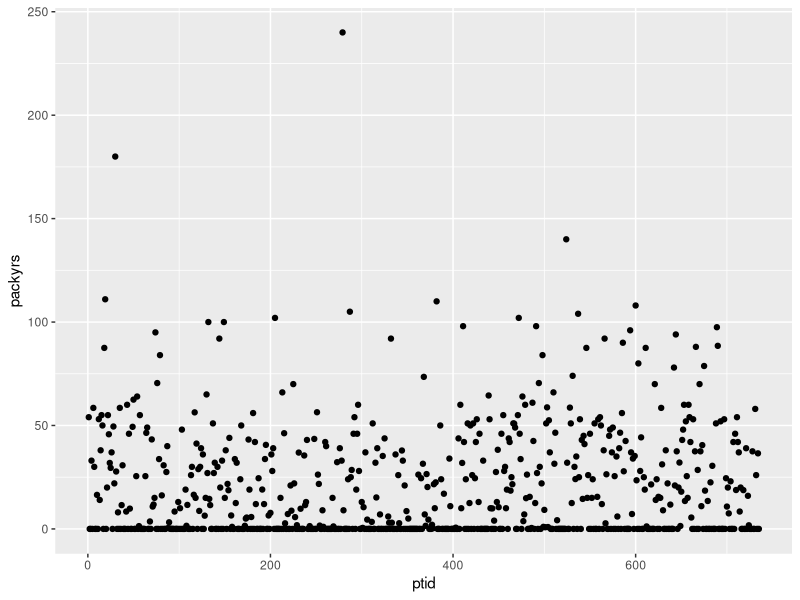

The R source for this figure:
## ---- chunk 1
library(ggplot2)
## ---- chunk 2
mri <- read.table("data/mri.txt",header=TRUE) 
#str(mri)
## ---- chunk 3
library(dplyr)
mri%>%group_by(ptid) %>% summarise(count=n()) %>% arrange(desc(count)) %>% tail()
#mri%>%group_by(ptid) %>% summarise(count=n()) %>% arrange(desc(count))
## ---- chunk 4
mri%>%filter(is.na(packyrs))
## ---- chunk 5
mri%>% group_by(death)%>%summarise(groups=n()) %>% View()
## ---- chunk 6
mri%>% ggplot() + geom_point(aes(ptid,packyrs))
## ---- chunk 7
mri%>% filter(!is.na(packyrs) & (packyrs > 10 & packyrs <= 25 ))  %>% tally()

mri%>% filter(!is.na(packyrs) & (packyrs > 10 & packyrs <= 25  )) %>% 
  summarise(meanag=mean(age),minag=min(age),maxag=max(age),stdage=sd(age),meanwt=mean(weight),minwt=min(weight),maxwt=max(weight),stdwt=sd(weight))

mri%>% filter(!is.na(packyrs) & (packyrs > 10 & packyrs <= 25  )) %>% group_by(male)  %>% summarise(mg=n())

mri%>% filter(!is.na(packyrs) & (packyrs > 10 & packyrs <= 25  )) %>% group_by(stroke)  %>% summarise(ms=n())

mri%>% filter(!is.na(packyrs) & (packyrs > 10 & packyrs <= 25 )) %>% group_by(chf)  %>% summarise(mchf=n())

mri%>% filter(!is.na(packyrs) & (packyrs > 10 & packyrs <= 25  )) %>% group_by(chd)  %>% summarise(mchd=n())

mri%>% filter(!is.na(packyrs) & (packyrs > 10 & packyrs <= 25 )) %>% group_by(death)  %>% summarise(mcdt=n())


## ---- chunk 8
mri%>% filter(!is.na(packyrs) & (packyrs ==0 )) %>% group_by(death) %>% summarise(count= n()) 

# Death by 5(0) - get the average pack years
# Alive by 5(1) - get the average pack years

# *Groups - 0 (thru the study) 1(not thru the study) 
t.test(mri[!is.na(mri$packyrs)  & (mri$death ==1),]$packyrs,mri[!is.na(mri$packyrs) &  (mri$death ==0),]$packyrs)
var.test(mri[!is.na(mri$packyrs)  & (mri$death ==1),]$packyrs,mri[!is.na(mri$packyrs)  & (mri$death ==0),]$packyrs,ratio=1,alternative = "two.sided",conf.level = 0.95)

#data:  mri[!is.na(mri$packyrs) & (mri$death == 1), ]$packyrs and mri[!is.na(mri$packyrs) & #(mri$death == 0), ]$packyrs
#t = 2.8715, df = 160.2, p-value = 0.004639
#alternative hypothesis: true difference in means is not equal to 0
#95 percent confidence interval:
#  2.898333 15.666566
#sample estimates:
#mean of x mean of y 
# 27.21361  17.93116  
 
## ---- chunk 9
#Non smokers , and Smokers

mri%>% filter(!is.na(packyrs) & (packyrs >0) & (death == 1 ))  %>% summarize(obscount=n())
#  obscount
#1       83
mri%>% filter(!is.na(packyrs) & (packyrs >0) & (death == 0 ))  %>% summarize(obscount=n())
#  obscount
#1      330

mri%>% filter(!is.na(packyrs) & (packyrs ==0) & (death == 1 ))  %>% summarize(obscount=n())
#  obscount
#1       49
mri%>% filter(!is.na(packyrs) & (packyrs ==0) & (death == 0 ))  %>% summarize(obscount=n())
#  obscount
#1      272
## ---- chunk 10
x <- matrix(c(83, 330, 49, 272), ncol = 2)
p <- c(0.25,0.25,0.25,0.25)
chisq.test(x,p)

#	Pearson's Chi-squared test with Yates' continuity correction

#data:  x
#X-squared = 2.541, df = 1, p-value = 0.1109
## ---- chunk 11

Input =("
 Behavior     ObsDie  Other
 Smoker    83     330
 Non-smoker   49     272
")

Seven = as.matrix(read.table(textConnection(Input),
                   header=TRUE, 
                   row.names=1))

Seven

fisher.test(Seven,
            alternative="two.sided")
